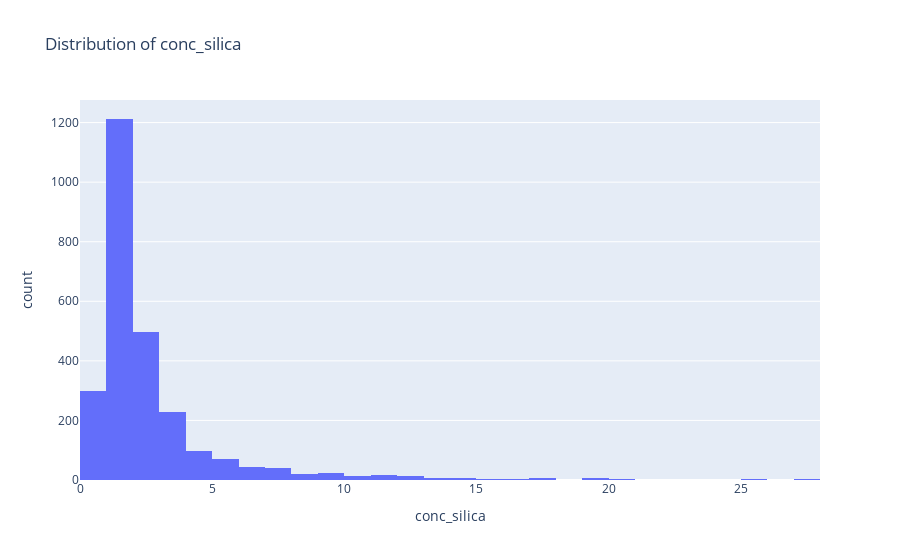

Notebook code cell kept with this figure:
### Code cell
# Usage examples:
# plot_time_series(df_clean, 'inicio', 'conc_silica')
plot_histogram(df_clean, 'conc_silica')
# plot_scatter(df_clean, 'vazao_alimentacao_flotacao', 'conc_silica')
# plot_pairwise(df_clean, ['conc_silica', 'conc_fe', 'dosagem_amina_conc_magnetica', 'vazao_alimentacao_flotacao'])

### Figure 1 — Plotly figure (JSON) as saved in the notebook; plotly's stock layout.template omitted (floating-point values rounded to 4 significant figures; data arrays with more than 128 entries replaced by an {"elided": "..."} marker saying what was removed)
{"data": [{"bingroup": "x", "hovertemplate": "conc_silica=%{x}<br>count=%{y}<extra></extra>", "legendgroup": "", "marker": {"color": "#636efa", "pattern": {"shape": ""}}, "name": "", "nbinsx": 30, "orientation": "v", "showlegend": false, "type": "histogram", "x": {"elided": "2618 float values"}, "xaxis": "x", "yaxis": "y"}], "layout": {"barmode": "relative", "legend": {"tracegroupgap": 0}, "title": {"text": "Distribution of conc_silica"}, "xaxis": {"anchor": "y", "domain": [0, 1], "title": {"text": "conc_silica"}}, "yaxis": {"anchor": "x", "domain": [0, 1], "title": {"text": "count"}}}}
